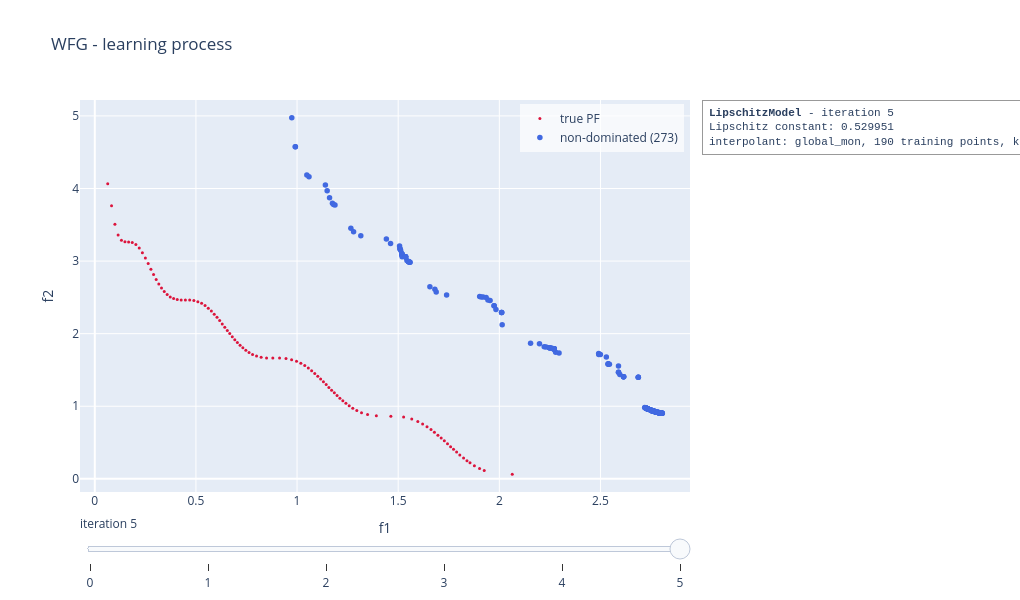

Notebook code cell kept with this figure:
### Code cell
slip_model.visualise("learning", show = False)

### Figure 1 — Plotly figure (JSON) as saved in the notebook; plotly's stock layout.template omitted (floating-point values rounded to 4 significant figures; data arrays with more than 128 entries replaced by an {"elided": "..."} marker saying what was removed)
{"data": [{"marker": {"color": "crimson", "size": 3}, "mode": "markers", "name": "true PF", "type": "scatter", "x": [0.06395, 0.08281, 0.09948, 0.1154, 0.1318, 0.1491, 0.1671, 0.1854, 0.203, 0.2197, 0.2353, 0.25, 0.264, 0.2775, 0.2906, 0.3036, 0.3166, 0.3298, 0.3435, 0.3578, 0.3732, 0.3897, 0.4077, 0.4272, 0.448, 0.4692, 0.4899, 0.5096, 0.5281, 0.5452, 0.5612, 0.5763, 0.5905, 0.6042, 0.6174, 0.6301, 0.6427, 0.6551, 0.6674, 0.6797, 0.6922, 0.705, 0.7183, 0.7321, 0.7468, 0.7626, 0.7801, 0.7997, 0.8224, 0.8492, 0.8803, 0.9136, 0.9452, 0.9731, 0.9973, 1.019, 1.038, 1.056, 1.072, 1.088, 1.102, 1.117, 1.13, 1.144, 1.157, 1.171, 1.184, 1.198, 1.212, 1.226, 1.242, 1.258, 1.275, 1.295, 1.319, 1.349, 1.392, 1.464, 1.527, 1.567, 1.597, 1.621, 1.642, 1.662, 1.679, 1.696, 1.713, 1.728, 1.744, 1.759, 1.774, 1.789, 1.805, 1.823, 1.84, 1.855, 1.877, 1.902, 1.925, 2.064], "y": [4.064, 3.763, 3.508, 3.359, 3.288, 3.266, 3.264, 3.256, 3.228, 3.179, 3.115, 3.042, 2.965, 2.889, 2.816, 2.748, 2.685, 2.629, 2.58, 2.539, 2.506, 2.484, 2.47, 2.465, 2.464, 2.463, 2.456, 2.441, 2.418, 2.387, 2.351, 2.311, 2.269, 2.225, 2.18, 2.135, 2.089, 2.045, 2.001, 1.959, 1.917, 1.878, 1.84, 1.804, 1.771, 1.741, 1.714, 1.692, 1.676, 1.666, 1.664, 1.663, 1.657, 1.642, 1.62, 1.592, 1.56, 1.525, 1.489, 1.452, 1.414, 1.375, 1.337, 1.298, 1.26, 1.222, 1.184, 1.147, 1.111, 1.075, 1.04, 1.005, 0.9726, 0.9412, 0.9119, 0.8861, 0.8678, 0.8638, 0.8516, 0.8247, 0.7913, 0.7564, 0.7185, 0.679, 0.642, 0.6018, 0.562, 0.523, 0.4828, 0.4432, 0.4063, 0.3681, 0.3294, 0.2862, 0.25, 0.2201, 0.1813, 0.1428, 0.1154, 0.06395]}, {"marker": {"color": "royalblue", "size": 5.5}, "mode": "markers", "name": "non-dominated (273)", "type": "scatter", "x": {"elided": "273 float values"}, "y": {"elided": "273 float values"}}], "layout": {"annotations": [{"align": "left", "bgcolor": "rgba(255,255,255,0.85)", "bordercolor": "#999999", "borderpad": 6, "borderwidth": 1, "font": {"family": "Courier New, monospace", "size": 11}, "showarrow": false, "text": "<b>LipschitzModel</b> - iteration 5<br>Lipschitz constant: 0.529951<br>interpolant: global_mon, 190 training points, knn 2", "x": 1.02, "xanchor": "left", "xref": "paper", "y": 1, "yanchor": "top", "yref": "paper"}], "height": 600, "legend": {"bgcolor": "rgba(255,255,255,0.7)", "x": 0.99, "xanchor": "right", "y": 0.99, "yanchor": "top"}, "margin": {"r": 330}, "showlegend": true, "sliders": [{"active": 5, "currentvalue": {"prefix": "iteration "}, "steps": [{"args": [["0"], {"frame": {"redraw": true}, "mode": "immediate"}], "label": "0", "method": "animate"}, {"args": [["1"], {"frame": {"redraw": true}, "mode": "immediate"}], "label": "1", "method": "animate"}, {"args": [["2"], {"frame": {"redraw": true}, "mode": "immediate"}], "label": "2", "method": "animate"}, {"args": [["3"], {"frame": {"redraw": true}, "mode": "immediate"}], "label": "3", "method": "animate"}, {"args": [["4"], {"frame": {"redraw": true}, "mode": "immediate"}], "label": "4", "method": "animate"}, {"args": [["5"], {"frame": {"redraw": true}, "mode": "immediate"}], "label": "5", "method": "animate"}]}], "title": {"text": "WFG - learning process"}, "width": 1020, "xaxis": {"range": [-0.07313, 2.943], "title": {"text": "f1"}}, "yaxis": {"range": [-0.1815, 5.219], "title": {"text": "f2"}}}}
